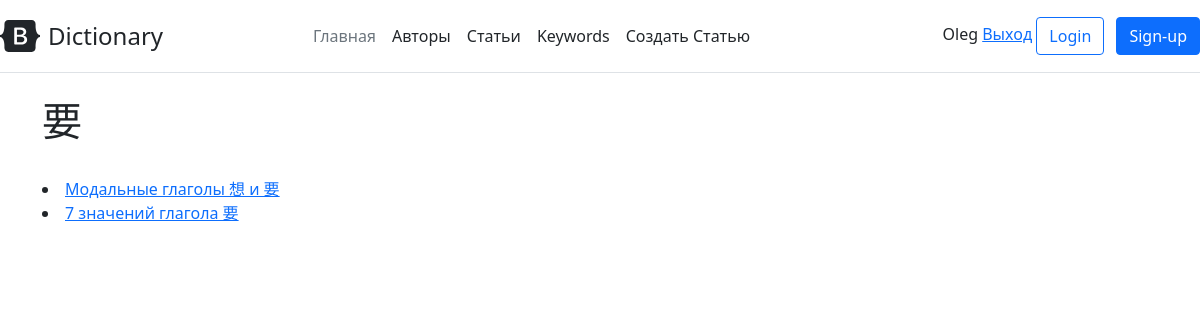
Page /keywords/要/ (signed in) on the committed database.
### users/models.py (models this page shows, shortened)
class User(AbstractUser):
    company = models.CharField("Организация", max_length=100, blank=True)
    description = models.TextField("Описание", blank=True)
    image = models.ImageField("Изображение", upload_to="authors/", blank=True)
    is_author = models.BooleanField(default=False)
    is_teacher = models.BooleanField(default=False)
    is_student = models.BooleanField(default=False)
    class Meta:
        verbose_name = "Пользователь"
        verbose_name_plural = "Пользователи"

### dictionary/models.py (models this page shows, shortened)
class Keyword(models.Model):
    name = models.CharField("Ключевое слово", max_length=100)
    hsk = models.ForeignKey(Hsk, related_name="hsk_level", on_delete=models.CharField)
    description = models.TextField("Описание", max_length=500, blank=True, null=True)
    class Meta:
        verbose_name = "Ключевое слово"
        verbose_name_plural = "Ключевые слова"

class Article(models.Model):
    title = models.CharField("Заголовок", max_length=250)
    message = models.TextField("Описание")
    url = models.SlugField(max_length=160, unique=True)
    keywords = models.ManyToManyField(Keyword, verbose_name="Ключевые слова", related_name="article_keywords")
    grammar = models.ManyToManyField(GrammarTopic, verbose_name="Грамматика", related_name="article_grammar", blank=True)
    lessons = models.ManyToManyField(Lesson, verbose_name="Уроки", related_name="article_lesson", blank=True)
    authors = models.ManyToManyField(User, verbose_name="Автор", related_name="article_author")
    draft = models.BooleanField("Черновик", default=False)
    def __str__(self):
        return self.title
    def get_absolute_url(self):
        return reverse('article_detail', kwargs={"slug": self.url})
    class Meta:
        verbose_name = "Статья"
        verbose_name_plural = "Статьи"

### dictionary/views.py (the view)
# urls.py: path('keywords/<str:slug>/', KeywordDetailView.as_view(), name="keyword_detail"),
class KeywordDetailView(DetailView):
    model = Keyword
    slug_field = "name"
    template_name = "dictionary/keyword.html"
    def get_context_data(self, **kwargs):
        context = super(KeywordDetailView, self).get_context_data(**kwargs)
        context['article_list'] = Article.objects.filter(Q(keywords__name=self.kwargs['slug'])|
            Q(keywords__name=self.kwargs['slug'])|Q(title__contains=self.kwargs['slug'])|
            Q(keywords__name__contains=self.kwargs['slug']), draft=False
        ).distinct()
        return context

### dictionary/templates/dictionary/keyword.html (shortened to what this page needs)
{% extends "dictionary/base.html" %}
{% block content %}
<h1>{{ keyword.name }}</h1><br>
{% if article_list %}
{% for article in article_list %}
<li>
    <a href="{{ article.get_absolute_url }}">
        {{ article }}
    </a>
</li>
{% endfor %}
{% else %}
Информация будет добавлена в ближайшее время. Stay tuned!
{% endif %}
<p>{{ article.message }}</p><br>
{% endblock %}

### dictionary/templates/dictionary/base.html (shortened to what this page needs)
<!doctype html>
<html lang="en">
<head>
    <link rel="stylesheet" href="https://cdn.jsdelivr.net/npm/bootstrap@5.1.0/dist/css/bootstrap.min.css">
</head>
<body>
    <header class="d-flex flex-wrap align-items-center justify-content-center justify-content-md-between py-3 mb-4 border-bottom">
          <a href="/" class="d-flex align-items-center text-dark text-decoration-none">
            <span class="fs-4">Dictionary</span>
          </a>
          <ul class="nav col-12 col-md-auto mb-2 justify-content-center mb-md-0">
            <li><a href="{% url 'index' %}" class="nav-link px-2 link-secondary">Главная</a></li>
            <li><a href="{% url 'author_list' %}" class="nav-link px-2 link-dark">Авторы</a></li>
            <li><a href="{% url 'article_list' %}" class="nav-link px-2 link-dark">Статьи</a></li>
                <li><a href="{% url 'keywords' %}" class="nav-link px-2 link-dark">Keywords</a></li>
              <li><a href="{% url 'create' %}" class="nav-link px-2 link-dark">Создать Статью</a></li>
          </ul>
          <div class="col-md-3 text-end">
              {% if request.user.is_authenticated %}
              <span>{{ user.username }}</span>
              <a href="/accounts/logout/" class="button">Выход</a>
              {% else %}
                <a href="{% url 'account_login' %}" class="button">Вход</a>
                <a href="/accounts/signup/" class="button">Регистрация</a>
              {% endif %}
              <button type="button" class="btn btn-outline-primary me-2">Login</button>
            <button type="button" class="btn btn-primary">Sign-up</button>
          </div>
    </header>
    <div class="container">
        {% block content %}
        {% endblock %}
    </div>
</body>
</html>

### rows in the picture
User: username "Oleg"
Keyword: name "要"
Article: title "Модальные глаголы 想 и 要"
Article: title "7 значений глагола 要"
